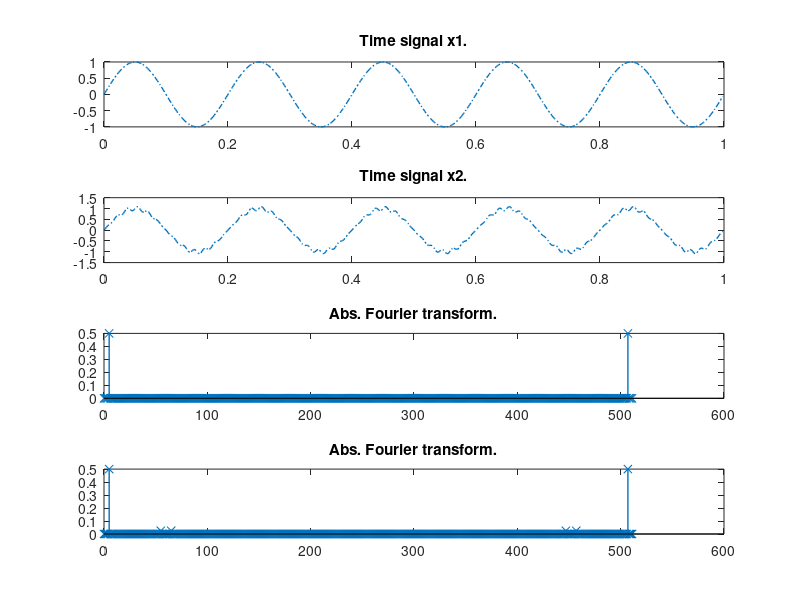

Here is the MATLAB script that generated this plot:
%mducng/SoC/D2/G2touch
% A simple signal
%%%%%%%%%%%%%%%%%%%%%%%%%%%%%%%%%%%%%%%%%%%%%%%%%%%%%%%%%%%%%%%%%%%%%%%%%%%%%%%%
clc; 
clear; 
close all;
%%%%%%%%%%%%%%%%%%%%%%%%%%%%%%%%%%%%%%%%%%%%%%%%%%%%%%%%%%%%%%%%%%%%%%%%%%%%%%%%
samples     = 512;
Fs          = 512;
dt          = 1/Fs;
f1          = 5;
f2          = 60;
fnoise      = 100;
tVectors    = (0:(samples-1))*dt;
x1          = sin(2*pi*f1*tVectors);
x2          = (1+0.1*sin(2*pi*f2*tVectors)).*sin(2*pi*f1*tVectors);
%%%%%%%%%%%%%%%%%%%%%%%%%%%%%%%%%%%%%%%%%%%%%%%%%%%%%%%%%%%%%%%%%%%%%%%%%%%%%%%%
subplot(4,1,1);
plot(tVectors,x1,'-.','LineWidth',1.0);
title('Time signal x1.');
%%%%%%%%%%%%%%%%%%%%%%%%%%%%%%%%%%%%%%%%%%%%%%%%%%%%%%%%%%%%%%%%%%%%%%%%%%%%%%%%
subplot(4,1,2);
plot(tVectors,x2,'-.','LineWidth',1.0);
title('Time signal x2.');
%%%%%%%%%%%%%%%%%%%%%%%%%%%%%%%%%%%%%%%%%%%%%%%%%%%%%%%%%%%%%%%%%%%%%%%%%%%%%%%%
Nfft        = samples;
df          = Fs/Nfft;
fVectors    = (0:Nfft-1)*df;
y1          = fft(x1,Nfft);
P1          = abs(y1/Nfft);
A1          = angle(y1);
subplot(4,1,3);
stem(fVectors,P1,'-x','LineWidth',1.0);
title('Abs. Fourier transform.');
%%%%%%%%%%%%%%%%%%%%%%%%%%%%%%%%%%%%%%%%%%%%%%%%%%%%%%%%%%%%%%%%%%%%%%%%%%%%%%%%
y2          = fft(x2,Nfft);
P2          = abs(y2/Nfft);
A2          = angle(y2);
subplot(4,1,4);
stem(fVectors,P2,'-x','LineWidth',1.0);
title('Abs. Fourier transform.');
